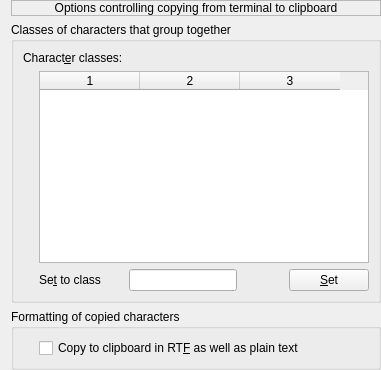
     <widget class="QWidget" name="page_12">
      <layout class="QVBoxLayout" name="verticalLayout_9">
       <property name="topMargin">
        <number>0</number>
       </property>
       <property name="rightMargin">
        <number>0</number>
       </property>
       <property name="bottomMargin">
        <number>0</number>
       </property>
       <item>
        <widget class="QLabel" name="label_139">
         <property name="sizePolicy">
          <sizepolicy hsizetype="Preferred" vsizetype="Minimum">
           <horstretch>0</horstretch>
           <verstretch>0</verstretch>
          </sizepolicy>
         </property>
         <property name="frameShape">
          <enum>QFrame::Shape::StyledPanel</enum>
         </property>
         <property name="text">
          <string>Options controlling copying from terminal to clipboard</string>
         </property>
         <property name="alignment">
          <set>Qt::AlignmentFlag::AlignCenter</set>
         </property>
         <property name="margin">
          <number>2</number>
         </property>
        </widget>
       </item>
       <item>
        <widget class="QGroupBox" name="groupBox_27">
         <property name="sizePolicy">
          <sizepolicy hsizetype="Preferred" vsizetype="Preferred">
           <horstretch>0</horstretch>
           <verstretch>10</verstretch>
          </sizepolicy>
         </property>
         <property name="title">
          <string>Classes of characters that group together</string>
         </property>
         <property name="flat">
          <bool>true</bool>
         </property>
         <layout class="QGridLayout" name="gridLayout_30">
          <item row="2" column="1">
           <widget class="QLabel" name="label_56">
            <property name="text">
             <string>Se&amp;t to class</string>
            </property>
            <property name="buddy">
             <cstring>le_char_class</cstring>
            </property>
           </widget>
          </item>
          <item row="2" column="3">
           <spacer name="horizontalSpacer_2">
            <property name="orientation">
             <enum>Qt::Orientation::Horizontal</enum>
            </property>
            <property name="sizeHint" stdset="0">
             <size>
              <width>40</width>
              <height>20</height>
             </size>
            </property>
           </spacer>
          </item>
          <item row="1" column="1" colspan="4">
           <widget class="QTableWidget" name="tb_char_classes">
            <property name="sizePolicy">
             <sizepolicy hsizetype="Expanding" vsizetype="Expanding">
              <horstretch>0</horstretch>
              <verstretch>0</verstretch>
             </sizepolicy>
            </property>
            <property name="selectionBehavior">
             <enum>QAbstractItemView::SelectionBehavior::SelectRows</enum>
            </property>
            <property name="columnCount">
             <number>3</number>
            </property>
            <column/>
            <column/>
            <column/>
           </widget>
          </item>
          <item row="2" column="2">
           <widget class="QLineEdit" name="le_char_class"/>
          </item>
          <item row="2" column="4">
           <widget class="QPushButton" name="pb_char_class_set">
            <property name="text">
             <string>&amp;Set</string>
            </property>
           </widget>
          </item>
          <item row="0" column="0" colspan="2">
           <widget class="QLabel" name="label_25">
            <property name="text">
             <string>Charact&amp;er classes:</string>
            </property>
            <property name="buddy">
             <cstring>tb_char_classes</cstring>
            </property>
           </widget>
          </item>
          <item row="1" column="0">
           <widget class="QWidget" name="widget_32" native="true">
            <property name="sizePolicy">
             <sizepolicy hsizetype="Fixed" vsizetype="Fixed">
              <horstretch>0</horstretch>
              <verstretch>0</verstretch>
             </sizepolicy>
            </property>
            <property name="minimumSize">
             <size>
              <width>10</width>
              <height>10</height>
             </size>
            </property>
            <property name="maximumSize">
             <size>
              <width>10</width>
              <height>10</height>
             </size>
            </property>
           </widget>
          </item>
         </layout>
        </widget>
       </item>
       <item>
        <widget class="QGroupBox" name="groupBox_28">
         <property name="title">
          <string>Formatting of copied characters</string>
         </property>
         <property name="flat">
          <bool>true</bool>
         </property>
         <layout class="QHBoxLayout" name="horizontalLayout_16">
          <item>
           <widget class="QWidget" name="widget_33" native="true">
            <property name="sizePolicy">
             <sizepolicy hsizetype="Fixed" vsizetype="Fixed">
              <horstretch>0</horstretch>
              <verstretch>0</verstretch>
             </sizepolicy>
            </property>
            <property name="minimumSize">
             <size>
              <width>10</width>
              <height>10</height>
             </size>
            </property>
            <property name="maximumSize">
             <size>
              <width>10</width>
              <height>10</height>
             </size>
            </property>
           </widget>
          </item>
          <item>
           <widget class="QCheckBox" name="chb_rtf_paste">
            <property name="text">
             <string>Copy to clipboard in RT&amp;F as well as plain text</string>
            </property>
           </widget>
          </item>
         </layout>
        </widget>
       </item>
      </layout>
     </widget>
